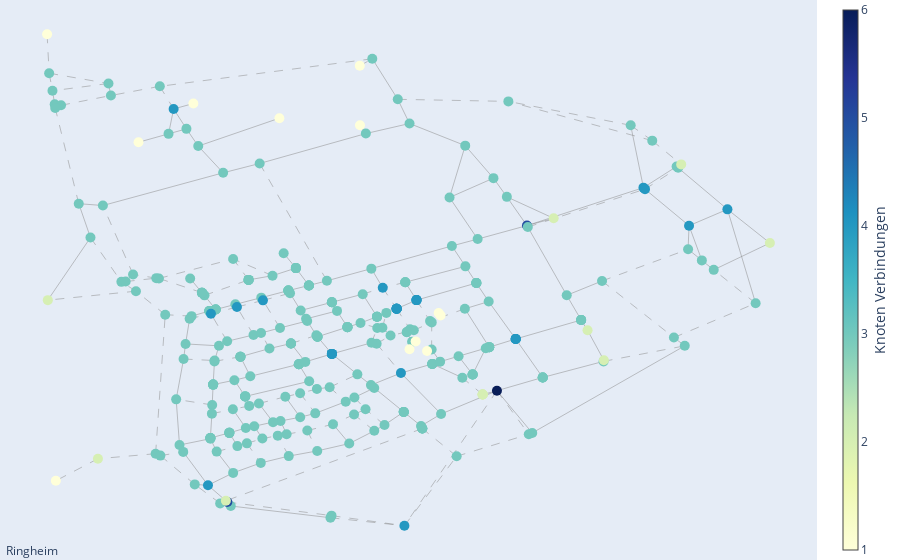

Write notebook code for a chart like this one.
### Code cell
import plotly.graph_objects as go

node_degrees = dict(G.degree()) 

node_x = []
node_y = []
node_text = []  
node_color = [] 

for index, row in filtered_data_multiple.iterrows():
    if pd.notnull(row['longitude']) and pd.notnull(row['latitude']):
        node_x.append(row['longitude'])
        node_y.append(row['latitude'])
        
        hover_info = f"ID: {row['id']}<br>Tag Key: {row['tagkey']}<br>Tag Value: {row['tagvalue']}<br>Degree: {node_degrees[row['id']]}"
        node_text.append(hover_info)
        
        node_color.append(node_degrees[row['id']])

edge_x = []
edge_y = []
dashed_edge_x = []
dashed_edge_y = []
edge_street_names = []

for edge in G.edges():
    x0, y0 = pos[edge[0]]
    x1, y1 = pos[edge[1]]

    # Überprüfen, ob der Rand highway != 'residual' ist
    is_dashed_highway = False
    street_name = ""
    for street in ways_filter.itertuples():
        if edge[0] in street.node_ids and edge[1] in street.node_ids:
            street_name = street.tagvalue
            # Highway-Kanten, die nicht 'residual' sind, werden gestrichelt
            if street.tagkey == "highway" and street.tagvalue not in ['residential', 'unclassified', 'service', 'tertiary', 'secondary']:
                is_dashed_highway = True
            break

    if is_dashed_highway:
        dashed_edge_x.extend([x0, x1, None])
        dashed_edge_y.extend([y0, y1, None])
    else:
        edge_x.extend([x0, x1, None])
        edge_y.extend([y0, y1, None])

    # Berechnung der Mittelpunkte für die Straßennamen
    midpoint_x = (x0 + x1) / 2
    midpoint_y = (y0 + y1) / 2
    edge_street_names.append((midpoint_x, midpoint_y, street_name))


# Plot für durchgezogene Kanten
solid_edge_trace = go.Scatter(
    x=edge_x, y=edge_y,
    line=dict(width=0.5, color='#888'),
    hoverinfo='none',
    mode='lines'
)

# Plot für gestrichelte Kanten (highways)
dashed_edge_trace = go.Scatter(
    x=dashed_edge_x, y=dashed_edge_y,
    line=dict(width=0.5, color='#888', dash='dash'),
    hoverinfo='none',
    mode='lines'
)

# Plot für Knoten
node_trace = go.Scatter(
    x=node_x, y=node_y,
    mode='markers',
    hoverinfo='text',
    marker=dict(
        showscale=True,
        colorscale='YlGnBu',
        color=node_color,
        size=10,
        colorbar=dict(
            thickness=15,
            title='Knoten Verbindungen',
            xanchor='left',
            titleside='right'
        )),
    text=node_text
)

# Hinzufügen der Straßennamen zwischen den Knoten
street_name_trace = go.Scatter(
    x=[name[0] for name in edge_street_names],
    y=[name[1] for name in edge_street_names],
    text=[name[2] for name in edge_street_names],
    mode='text',
    textfont=dict(
        size=12,
        color='darkblue'
    ),
    hoverinfo='text'
)

layout = go.Layout(
    title='Großostheim',
    titlefont=dict(size=16),
    showlegend=False,
    hovermode='closest',
    margin=dict(b=0, l=0, r=0, t=0),
    annotations=[dict(
        text=title,
        showarrow=False,
        xref="paper", yref="paper",
        x=0.005, y=-0.002)],
    xaxis=dict(showgrid=False, zeroline=False, visible=False),
    yaxis=dict(showgrid=False, zeroline=False, visible=False)
)

fig = go.Figure(data=[solid_edge_trace, dashed_edge_trace, node_trace], layout=layout)

fig.show()

### Figure 1 — Plotly figure (JSON) as saved in the notebook; plotly's stock layout.template omitted (floating-point values rounded to 4 significant figures; data arrays with more than 128 entries replaced by an {"elided": "..."} marker saying what was removed)
{"data": [{"hoverinfo": "none", "line": {"color": "#888", "width": 0.5}, "mode": "lines", "type": "scatter", "x": {"elided": "579 float values"}, "y": {"elided": "579 float values"}}, {"hoverinfo": "none", "line": {"color": "#888", "dash": "dash", "width": 0.5}, "mode": "lines", "type": "scatter", "x": {"elided": "405 float values"}, "y": {"elided": "405 float values"}}, {"hoverinfo": "text", "marker": {"color": {"elided": "319 int values"}, "colorbar": {"thickness": 15, "title": {"side": "right", "text": "Knoten Verbindungen"}, "xanchor": "left"}, "colorscale": [[0, "rgb(255,255,217)"], [0.125, "rgb(237,248,177)"], [0.25, "rgb(199,233,180)"], [0.375, "rgb(127,205,187)"], [0.5, "rgb(65,182,196)"], [0.625, "rgb(29,145,192)"], [0.75, "rgb(34,94,168)"], [0.875, "rgb(37,52,148)"], [1, "rgb(8,29,88)"]], "showscale": true, "size": 10}, "mode": "markers", "text": {"elided": "319 str values"}, "type": "scatter", "x": {"elided": "319 float values"}, "y": {"elided": "319 float values"}}], "layout": {"annotations": [{"showarrow": false, "text": "Ringheim", "x": 0.005, "xref": "paper", "y": -0.002, "yref": "paper"}], "hovermode": "closest", "margin": {"b": 0, "l": 0, "r": 0, "t": 0}, "showlegend": false, "title": {"font": {"size": 16}, "text": "Großostheim"}, "xaxis": {"showgrid": false, "visible": false, "zeroline": false}, "yaxis": {"showgrid": false, "visible": false, "zeroline": false}}}
